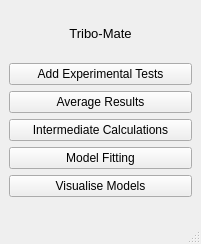
<?xml version="1.0" encoding="UTF-8"?>
<ui version="4.0">
 <class>MainWindow</class>
 <widget class="QMainWindow" name="MainWindow">
  <property name="geometry">
   <rect>
    <x>0</x>
    <y>0</y>
    <width>201</width>
    <height>244</height>
   </rect>
  </property>
  <property name="sizePolicy">
   <sizepolicy hsizetype="Minimum" vsizetype="Minimum">
    <horstretch>0</horstretch>
    <verstretch>0</verstretch>
   </sizepolicy>
  </property>
  <property name="windowTitle">
   <string>MainWindow</string>
  </property>
  <widget class="QWidget" name="centralwidget">
   <layout class="QGridLayout" name="gridLayout">
    <item row="0" column="0">
     <widget class="QLabel" name="label_10">
      <property name="maximumSize">
       <size>
        <width>16777215</width>
        <height>20</height>
       </size>
      </property>
      <property name="font">
       <font>
        <pointsize>10</pointsize>
       </font>
      </property>
      <property name="inputMethodHints">
       <set>Qt::ImhNone</set>
      </property>
      <property name="text">
       <string>Tribo-Mate</string>
      </property>
      <property name="alignment">
       <set>Qt::AlignCenter</set>
      </property>
     </widget>
    </item>
    <item row="1" column="0">
     <layout class="QVBoxLayout" name="verticalLayout">
      <item>
       <widget class="QPushButton" name="addTestConditionsBtn">
        <property name="font">
         <font>
          <pointsize>9</pointsize>
         </font>
        </property>
        <property name="text">
         <string>Add Experimental Tests</string>
        </property>
       </widget>
      </item>
      <item>
       <widget class="QPushButton" name="averageResultsBtn">
        <property name="font">
         <font>
          <pointsize>9</pointsize>
         </font>
        </property>
        <property name="text">
         <string>Average Results</string>
        </property>
       </widget>
      </item>
      <item>
       <widget class="QPushButton" name="modelFittingBtn_2">
        <property name="font">
         <font>
          <pointsize>9</pointsize>
         </font>
        </property>
        <property name="text">
         <string>Intermediate Calculations</string>
        </property>
       </widget>
      </item>
      <item>
       <widget class="QPushButton" name="modelFittingBtn">
        <property name="font">
         <font>
          <pointsize>9</pointsize>
         </font>
        </property>
        <property name="text">
         <string>Model Fitting</string>
        </property>
       </widget>
      </item>
      <item>
       <widget class="QPushButton" name="visualiseResultsBtn">
        <property name="font">
         <font>
          <pointsize>9</pointsize>
         </font>
        </property>
        <property name="text">
         <string>Visualise Models</string>
        </property>
       </widget>
      </item>
     </layout>
    </item>
   </layout>
  </widget>
  <widget class="QStatusBar" name="statusbar"/>
 </widget>
 <resources/>
 <connections/>
</ui>
